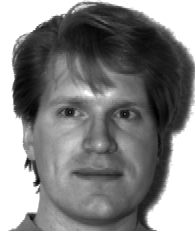
#> input picture Dataset_Handcraft/i (1)/t (1).pgm, 195 x 231 px, found by its file name
$ jupyter execute --allow-errors 'handcraft_based .ipynb'
#> lines starting #> are read from the running program, lines starting #| are printed output that depends on the picture
#> further down, img is the input picture: shape (231, 195); min 0, max 255, mean 132.1
#> `img= cv2.resize(img, (32,32), interpolation = cv2.INTER_AREA)`:
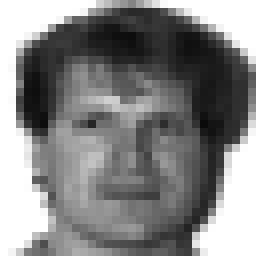
#> img: shape (32, 32) (shown 8 times larger); min 10, max 255, mean 132.1
# Handcraft

[cell 1]
#library
import cv2
import numpy as np
import numpy.matlib as ml
import sklearn.neighbors as sn
import skimage.transform as skt
from skimage import io
import matplotlib.pyplot as plt
data = [];
labelTr= [];

#> (a cell that did not finish here is left out)

[cell 3]
# ขั้นที่1 คำนวณ Mean
meanData= np.array(np.mean(data,1));
#> meanData = [132.1]
meanVector= np.array(meanData).reshape((meanData.shape[0],-1));
#> meanVector = [132.1]
data_mean = data - meanVector;
#> data_mean = 1024 values, max 122.9 at index 0, min -122.1 at index 505, mean 0
tmp= np.array(meanData).reshape((meanData.shape[0],-1))
#> tmp = [132.1]

# ขั้นที่2 Covariance Matrix
#> (the rest of this cell did not finish here and is left out)


$ run again, with Dataset_Handcraft/i (1)/t (13).pgm copied over Dataset_Handcraft/i (1)/t (1).pgm
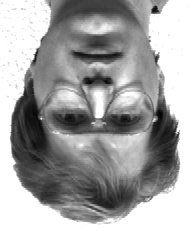
#> input picture Dataset_Handcraft/i (1)/t (13).pgm, 195 x 231 px, found by its file name
#> img is the input picture: shape (231, 195); min 0, max 255, mean 163.6
#> `img= cv2.resize(img, (32,32), interpolation = cv2.INTER_AREA)`:
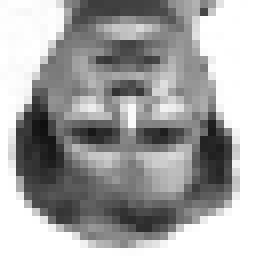
#> img: shape (32, 32) (shown 8 times larger); min 15, max 255, mean 163.6
#> meanData = [163.6]
#> data_mean = 1024 values, max 91.39 at index 28, min -148.6 at index 485, mean 0
#> tmp = [163.6]

$ run again, with Dataset_Handcraft/i (1)/t (14).pgm copied over Dataset_Handcraft/i (1)/t (1).pgm
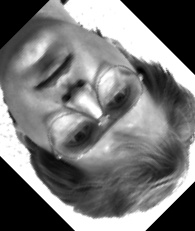
#> input picture Dataset_Handcraft/i (1)/t (14).pgm, 195 x 231 px, found by its file name
#> img is the input picture: shape (231, 195); min 0, max 255, mean 119.7
#> `img= cv2.resize(img, (32,32), interpolation = cv2.INTER_AREA)`:
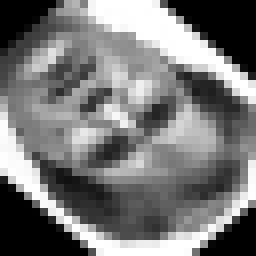
#> img: shape (32, 32) (shown 8 times larger); min 0, max 255, mean 119.7
#> meanData = [119.7]
#> data_mean = 1024 values, max 135.3 at index 12, min -119.7 at index 0, mean 0
#> tmp = [119.7]

$ run again, with Dataset_Handcraft/i (1)/t (16).pgm copied over Dataset_Handcraft/i (1)/t (1).pgm
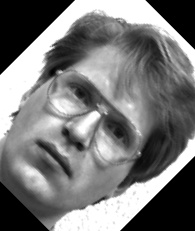
#> input picture Dataset_Handcraft/i (1)/t (16).pgm, 195 x 231 px, found by its file name
#> img is the input picture: shape (231, 195); min 0, max 255, mean 120
#> `img= cv2.resize(img, (32,32), interpolation = cv2.INTER_AREA)`:
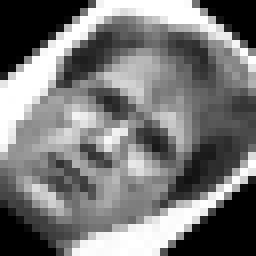
#> img: shape (32, 32) (shown 8 times larger); min 0, max 255, mean 120
#> meanData = [120]
#> data_mean = 1024 values, max 135 at index 13, min -120 at index 0, mean 0
#> tmp = [120]
